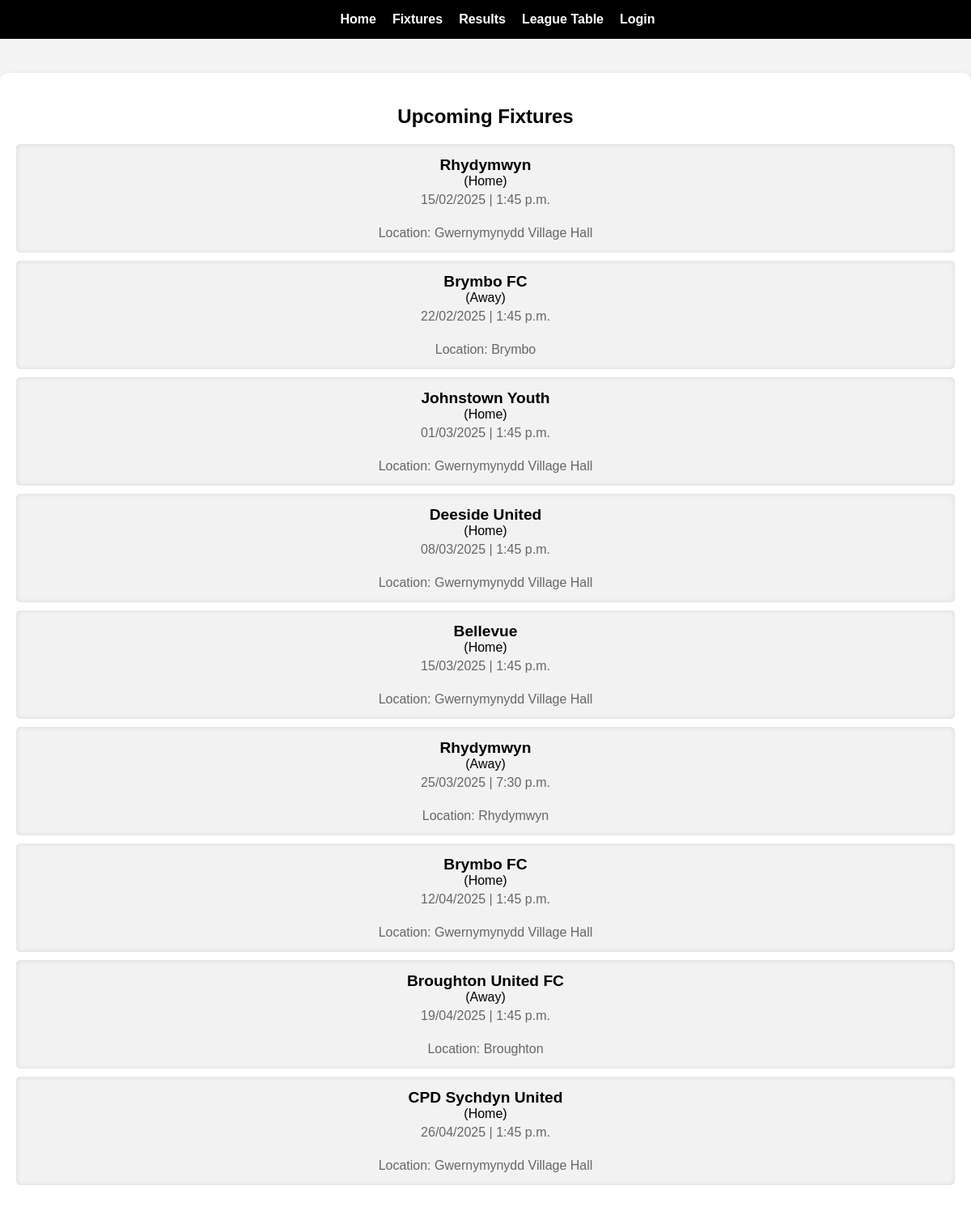
The page /fixtures/ on the database its author committed.
### team/models.py (models this page shows, shortened)
class Fixture(models.Model):
    HOME_OR_AWAY = [
        ("H", "Home"),
        ("A", "Away"),
    ]
    opponent = models.ForeignKey(Team, on_delete=models.SET_NULL, null=True, blank=True)
    date = models.DateField()
    time = models.TimeField()
    location = models.CharField(max_length=100)
    home_or_away = models.CharField(max_length=1, choices=HOME_OR_AWAY)
    goals_for = models.PositiveIntegerField(null=True, blank=True)
    goals_against = models.PositiveIntegerField(null=True, blank=True)
    match_completed = models.BooleanField(default=False)

class Team(models.Model):
    name = models.CharField(max_length=100, default="CPD Yr Wyddgrug")
    logo = models.ImageField(upload_to='team_logos/', blank=True, null=True)
    games_played = models.PositiveIntegerField(default=0)
    wins = models.PositiveIntegerField(default=0)
    draws = models.PositiveIntegerField(default=0)
    losses = models.PositiveIntegerField(default=0)
    goals_for = models.PositiveIntegerField(default=0)
    goals_against = models.PositiveIntegerField(default=0)
    points = models.PositiveIntegerField(default=0)

### team/views.py (the view)
# urls.py: path('fixtures/', fixtures_view, name='fixtures'),
def fixtures_view(request):
    upcoming_fixtures = Fixture.objects.filter(match_completed=False).order_by("date", "time")
    return render(request, "team/fixtures.html", {"upcoming_fixtures": upcoming_fixtures})

### team/templates/team/fixtures.html
{% extends "team/base.html" %}
{% block content %}
<nav class="standard-nav">
    <ul>
        <li><a href="{% url 'home' %}">Home</a></li>
        <li><a href="{% url 'fixtures' %}">Fixtures</a></li>
        <li><a href="{% url 'results' %}">Results</a></li>
        <li><a href="{% url 'league_table' %}">League Table</a></li>
        {% if request.user.is_authenticated %}
            {% if request.user.profile.role == "manager" %}
                <li><a href="{% url 'manager_dashboard' %}">Manager Dashboard</a></li>
            {% elif request.user.profile.role == "player" %}
                <li><a href="{% url 'player_dashboard' %}">Player Dashboard</a></li>
            {% endif %}
            <li>
                <form action="{% url 'logout' %}" method="post">
                    {% csrf_token %}
                    <button type="submit">Logout</button>
                </form>
            </li>
        {% else %}
            <li><a href="{% url 'login' %}">Login</a></li>
        {% endif %}
    </ul>
</nav>
<section class="page-container">
    <h1>Upcoming Fixtures</h1>
    {% if upcoming_fixtures %}
        <ul class="fixture-list">
            {% for fixture in upcoming_fixtures %}
            <li class="fixture-item">
                <strong>{{ fixture.opponent.name }}</strong>
                {% if fixture.home_or_away == "H" %} (Home) {% else %} (Away) {% endif %}
                <br>
                <span class="fixture-date">{{ fixture.date|date:"d/m/Y" }} | {{ fixture.time }}</span>
                <br>
                <span class="fixture-location">Location: {{ fixture.location }}</span>
            </li>
            {% endfor %}
        </ul>
    {% else %}
        <p class="no-fixture">No upcoming fixtures available.</p>
    {% endif %}
</section>
{% endblock %}

### static/css/style.css (style rules this page uses)
body { font-family: Arial, sans-serif; margin: 0; padding: 50px 0 0; background-color: #f4f4f4; }
nav { background: black; padding: 15px; position: fixed; width: 100%; top: 0; left: 0; z-index: 1000; margin: 0; }
nav ul { list-style: none; display: flex; justify-content: center; gap: 20px; padding: 0; margin: 0; }
nav ul li { display: inline; }
nav ul li a { color: white; text-decoration: none; font-weight: bold; transition: color 0.3s ease-in-out; }
.fixture-date { font-size: 1rem; color: gray; margin-bottom: 5px; }
.fixture-location { font-size: 1rem; color: #666; margin-bottom: 10px; }
.page-container { max-width: 1200px; margin: 40px auto; padding: 20px; background: white; border-radius: 10px; box-shadow: 3px 3px 10px rgba(0, 0, 0, 0.1); text-align: center; }
.fixture-list, .results-list { list-style: none; padding: 0; }
.fixture-list li, .results-list li { background: rgba(0, 0, 0, 0.05); padding: 15px; margin: 10px 0; border-radius: 5px; box-shadow: inset 0px 0px 6px rgba(0, 0, 0, 0.1); text-align: center; }
.fixture-list li strong, .results-list li strong { display: block; font-size: 1.2rem; color: black; }
.fixture-item, .result-item { background: rgba(0, 0, 0, 0.05); padding: 15px; margin: 10px 0; border-radius: 5px; box-shadow: inset 0px 0px 6px rgba(0, 0, 0, 0.1); text-align: center; }
.fixture-item strong, .result-item strong { display: block; font-size: 1.2rem; color: black; }
.fixture-date, .result-score { display: block; font-size: 1rem; color: #666; margin-top: 5px; }

### rows shown on the page
Fixture: opponent.name "Rhydymwyn", home_or_away "(Home)", date "15/02/2025", time "1:45 p.m.", location "Gwernymynydd Village Hall"
Fixture: opponent.name "Brymbo FC", home_or_away "(Away)", date "22/02/2025", time "1:45 p.m.", location "Brymbo"
Fixture: opponent.name "Johnstown Youth", home_or_away "(Home)", date "01/03/2025", time "1:45 p.m.", location "Gwernymynydd Village Hall"
Fixture: opponent.name "Deeside United", home_or_away "(Home)", date "08/03/2025", time "1:45 p.m.", location "Gwernymynydd Village Hall"
Fixture: opponent.name "Bellevue", home_or_away "(Home)", date "15/03/2025", time "1:45 p.m.", location "Gwernymynydd Village Hall"
Fixture: opponent.name "Rhydymwyn", home_or_away "(Away)", date "25/03/2025", time "7:30 p.m.", location "Rhydymwyn"
Fixture: opponent.name "Brymbo FC", home_or_away "(Home)", date "12/04/2025", time "1:45 p.m.", location "Gwernymynydd Village Hall"
Fixture: opponent.name "Broughton United FC", home_or_away "(Away)", date "19/04/2025", time "1:45 p.m.", location "Broughton"
Fixture: opponent.name "CPD Sychdyn United", home_or_away "(Home)", date "26/04/2025", time "1:45 p.m.", location "Gwernymynydd Village Hall"
